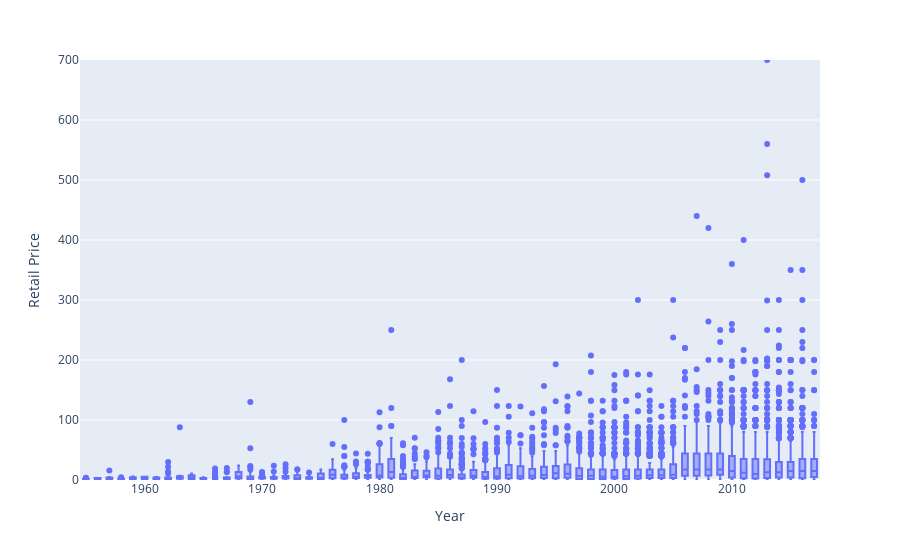
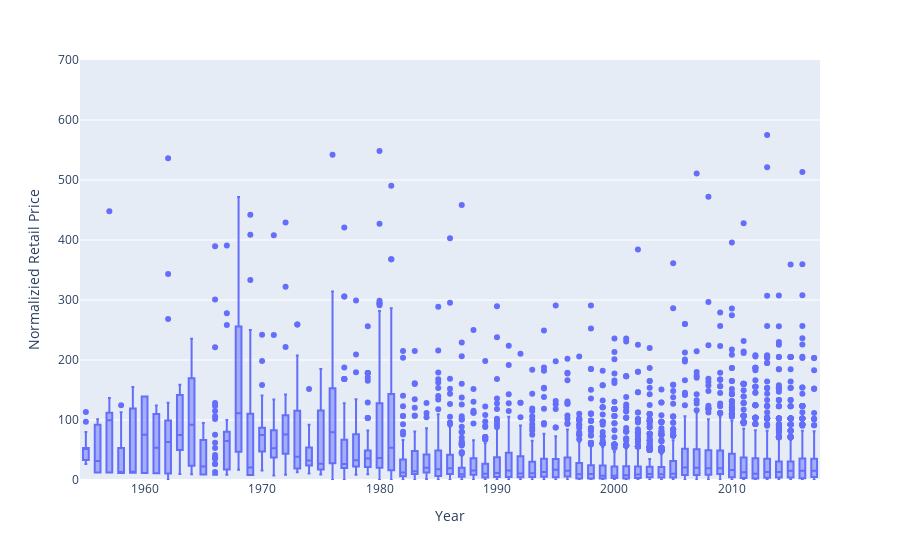
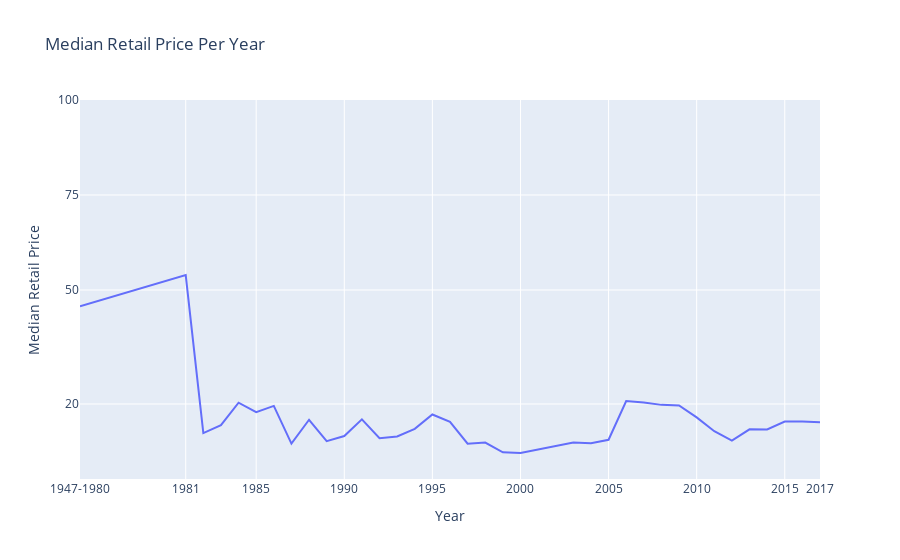

Here is the notebook cell these charts were saved with, in order:
### Code cell
#display the plots

box_retail_price.show()
box_current_retail_price.show()
median_price_per_year_line.show()

### Figure 1 — Plotly figure (JSON) as saved in the notebook; plotly's stock layout.template omitted (floating-point values rounded to 4 significant figures; data arrays with more than 128 entries replaced by an {"elided": "..."} marker saying what was removed)
{"data": [{"alignmentgroup": "True", "hovertemplate": "Year=%{x}<br>Retail Price=%{y}<extra></extra>", "legendgroup": "", "marker": {"color": "#636efa"}, "name": "", "notched": false, "offsetgroup": "", "orientation": "v", "showlegend": false, "type": "box", "x": {"elided": "11672 int values"}, "x0": " ", "xaxis": "x", "y": {"elided": "11672 float values"}, "y0": " ", "yaxis": "y"}], "layout": {"boxmode": "group", "legend": {"tracegroupgap": 0}, "margin": {"t": 60}, "xaxis": {"anchor": "y", "domain": [0, 1], "title": {"text": "Year"}}, "yaxis": {"anchor": "x", "domain": [0, 1], "range": [0, 700], "title": {"text": "Retail Price"}}}}

### Figure 2 — Plotly figure (JSON) as saved in the notebook; plotly's stock layout.template omitted (floating-point values rounded to 4 significant figures; data arrays with more than 128 entries replaced by an {"elided": "..."} marker saying what was removed)
{"data": [{"alignmentgroup": "True", "hovertemplate": "Year=%{x}<br>Normalizied Retail Price=%{y}<extra></extra>", "legendgroup": "", "marker": {"color": "#636efa"}, "name": "", "notched": false, "offsetgroup": "", "orientation": "v", "showlegend": false, "type": "box", "x": {"elided": "11672 int values"}, "x0": " ", "xaxis": "x", "y": {"elided": "11672 float values"}, "y0": " ", "yaxis": "y"}], "layout": {"boxmode": "group", "legend": {"tracegroupgap": 0}, "margin": {"t": 60}, "xaxis": {"anchor": "y", "domain": [0, 1], "title": {"text": "Year"}}, "yaxis": {"anchor": "x", "domain": [0, 1], "range": [0, 700], "title": {"text": "Normalizied Retail Price"}}}}

### Figure 3 — Plotly figure (JSON) as saved in the notebook; plotly's stock layout.template omitted (floating-point values rounded to 4 significant figures)
{"data": [{"hovertemplate": "Year=%{x}<br>Median Retail Price=%{y}<extra></extra>", "legendgroup": "", "line": {"color": "#636efa", "dash": "solid"}, "marker": {"symbol": "circle"}, "mode": "lines", "name": "", "orientation": "v", "showlegend": false, "type": "scatter", "x": [1975, 1981, 1982, 1983, 1984, 1985, 1986, 1987, 1988, 1989, 1990, 1991, 1992, 1993, 1994, 1995, 1996, 1997, 1998, 1999, 2000, 2001, 2002, 2003, 2004, 2005, 2006, 2007, 2008, 2009, 2010, 2011, 2012, 2013, 2014, 2015, 2016, 2017], "xaxis": "x", "y": [45.74, 53.92, 12.33, 14.45, 20.35, 17.83, 19.5, 9.581, 15.86, 10.22, 11.57, 15.95, 10.98, 11.44, 13.46, 17.25, 15.32, 9.568, 9.856, 7.273, 7.093, 8.063, 8.998, 9.88, 9.69, 10.58, 20.77, 20.42, 19.77, 19.63, 16.47, 12.83, 10.38, 13.34, 13.31, 15.38, 15.39, 15.23], "yaxis": "y"}], "layout": {"legend": {"tracegroupgap": 0}, "title": {"text": "Median Retail Price Per Year"}, "xaxis": {"anchor": "y", "domain": [0, 1], "range": [1975, 2017], "tickmode": "array", "ticktext": ["1947-1980", 1981, 1985, 1990, 1995, 2000, 2005, 2010, 2015, 2017], "tickvals": [1975, 1981, 1985, 1990, 1995, 2000, 2005, 2010, 2015, 2017], "title": {"text": "Year"}}, "yaxis": {"anchor": "x", "domain": [0, 1], "range": [0, 100], "tickmode": "array", "tickvals": [20, 50, 75, 100], "title": {"text": "Median Retail Price"}}}}
